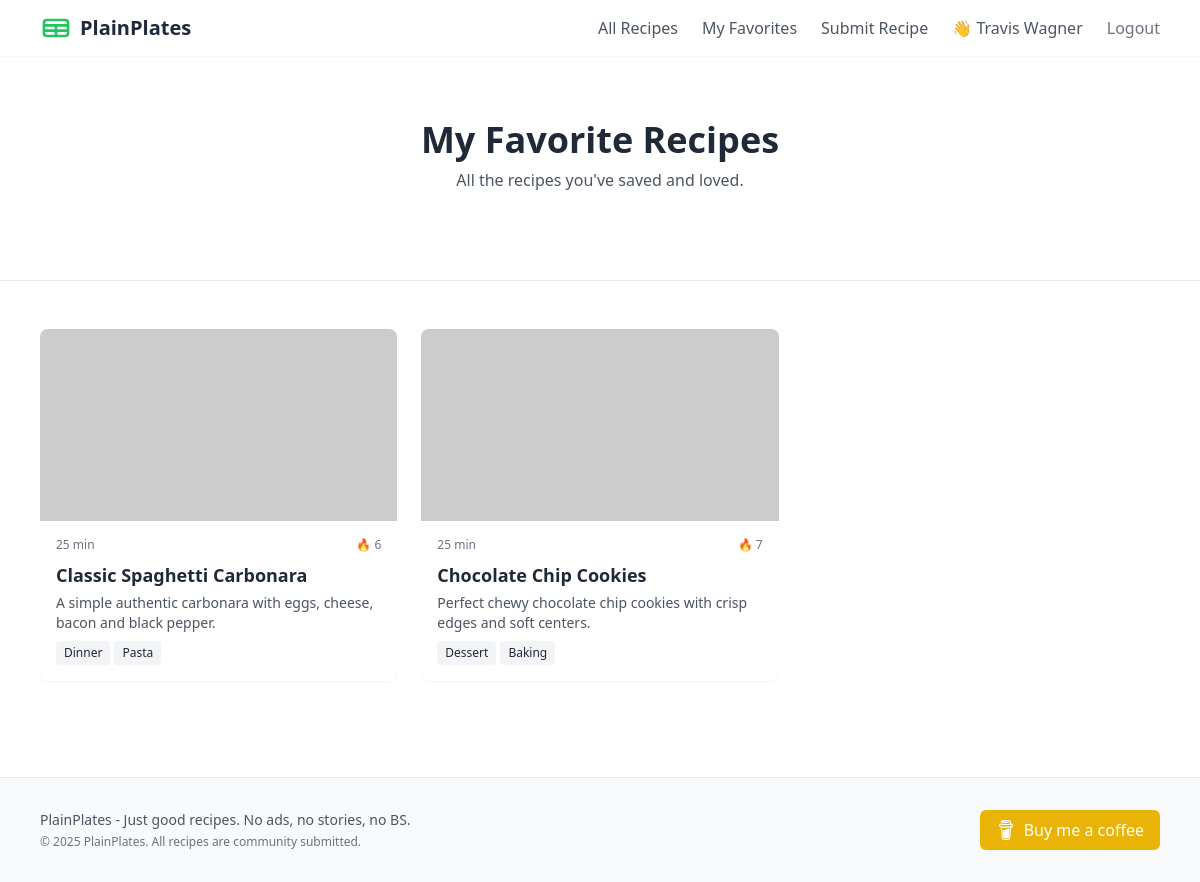
Page /favorites (signed in) on the committed database.
### tables this page shows
CREATE TABLE recipes (
    id INTEGER PRIMARY KEY AUTOINCREMENT,
    title TEXT NOT NULL,
    slug TEXT UNIQUE NOT NULL,
    description TEXT NOT NULL,
    ingredients TEXT NOT NULL,
    instructions TEXT NOT NULL,
    notes TEXT,
    prep_time INTEGER NOT NULL,
    cook_time INTEGER NOT NULL,
    servings INTEGER NOT NULL DEFAULT 4,
    created_at TIMESTAMP NOT NULL DEFAULT CURRENT_TIMESTAMP,
    updated_at TIMESTAMP NOT NULL DEFAULT CURRENT_TIMESTAMP,
    user_id INTEGER,
    FOREIGN KEY (user_id) REFERENCES users (id)
);

CREATE TABLE categories (
    id INTEGER PRIMARY KEY AUTOINCREMENT,
    name TEXT NOT NULL,
    slug TEXT UNIQUE NOT NULL,
    description TEXT
);

### main.py (the view)
@app.get("/favorites", response_class=HTMLResponse)
def favorites_page(request: Request):
    user = request.session.get("user")
    if not user:
        return RedirectResponse("/login", status_code=302)
    conn = sqlite3.connect(DB_PATH)
    conn.row_factory = sqlite3.Row
    cursor = conn.cursor()
    cursor.execute('''
        SELECT recipes.id, recipes.title, recipes.slug, recipes.description, recipes.prep_time, recipes.cook_time, COALESCE(SUM(recipe_votes.value), 0) as score, recipes.created_at
        FROM user_favorites
        JOIN recipes on user_favorites.recipe_id = recipes.id
        LEFT JOIN recipe_votes on recipes.id = recipe_votes.recipe_id
        WHERE user_favorites.user_id = ?
        GROUP BY recipes.id
        ORDER BY recipes.created_at DESC
    ''', (user["id"],))
    recipes = []
    for row in cursor.fetchall():
        recipe = dict(row)
        cursor.execute('''
            SELECT name FROM recipe_categories
            JOIN categories ON recipe_categories.category_id = categories.id
            WHERE recipe_categories.recipe_id = ?
        ''', (recipe["id"],))
        recipe["tags"] = [cat["name"] for cat in cursor.fetchall()]
        recipes.append(recipe)
    conn.close()
    categories = get_categories()
    return templates.TemplateResponse("favorites.html", {
        "request": request,
        "recipes": recipes,
        "categories": categories,
        "q": None,
        "selected_category": None
    })

### templates/favorites.html (shortened to what this page needs)
{% extends "base.html" %}
{% block content %}
<section class="bg-white border-b">
    <div class="max-w-6xl mx-auto px-4 py-12 md:py-16 text-center">
        <h1 class="text-3xl md:text-4xl font-bold mb-2">My Favorite Recipes</h1>
        <p class="text-gray-600 mb-6">All the recipes you've saved and loved.</p>
    </div>
</section>
<section class="py-12">
    <div class="max-w-6xl mx-auto px-4">
    {% if recipes %}
        <div class="grid grid-cols-1 md:grid-cols-2 lg:grid-cols-3 gap-6">
            {% for recipe in recipes %}
                {% include "components/recipe_card.html" %}
            {% endfor %}
        </div>
    {% else %}
        <p class="text-center text-gray-500">You haven't favorited any recipes yet.</p>
    {% endif %}
    </div>
</section>
{% endblock %}

### templates/components/recipe_card.html
<a href="/recipes/{{ recipe.slug }}" class="bg-white rounded-lg overflow-hidden shadow-sm hover:shadow-md transition-shadow">
    <div class="h-48 overflow-hidden">
        <img src="/static/images/recipes{{ recipe.slug }}.jpg" onerror="this.onerror=null;this.src='https://placehold.co/400x300?text=Image Coming Soon';" alt="{{ recipe.title }}" class="w-full h-full object-cover">
    </div>
    <div class="p-4">
        <div class="flex justify-between items-center mb-2">
            <span class="text-xs text-gray-500">{{ recipe.prep_time + recipe.cook_time }} min</span>
            <span class="flex items-center text-xs text-gray-500">
                {% if recipe.score > 0 %} 🔥 {% else %} 🧊 {% endif %}{{ recipe.score }}
            </span>
        </div>
        <h3 class="font-bold text-lg mb-1">{{ recipe.title }}</h3>
        <p class="text-gray-600 text-sm mb-2">{{ recipe.description }}</p>
        <div class="flex flex-wrap gap-1">
            {% for tag in recipe.tags %}
            <span class="bg-gray-100 text-gray-800 text-xs px-2 py-1 rounded">{{ tag }}</span>
            {% endfor %}
        </div>
    </div>
</a>

### rows in the picture
recipes: recipe.prep_time+recipe.cook_time "25", score "6", title "Classic Spaghetti Carbonara", description "A simple authentic carbonara with eggs, cheese, bacon and black pepper."
categories: name "Dinner"
categories: name "Pasta"
recipes: recipe.prep_time+recipe.cook_time "25", score "7", title "Chocolate Chip Cookies", description "Perfect chewy chocolate chip cookies with crisp edges and soft centers."
categories: name "Dessert"
categories: name "Baking"

### other values in the picture
{{ user.name }} "Travis Wagner"
